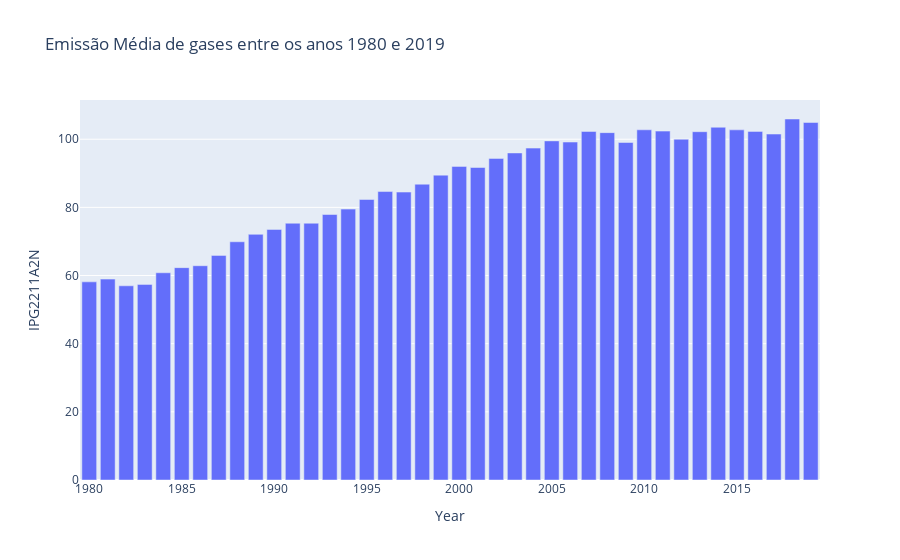

Notebook cell for this chart:
### Markdown cell above
Questão 1

Dado o dataset gas.csv, carregue-o em um DataFrame e, em seguida:

1. Visualize suas cinco primeiras linhas e imprima suas colunas.

2. Obtenha a emissão mínima e máxima de gases ao longo de todo o período de observação.
3. Crie uma nova coluna no DataFrame que contenha apenas o ano (como int) presente na coluna DATE.
4. Faça um agrupamento no DataFrame com o intuito de obter qual foi o ano que apresentou, em média, uma emissão máxima de gases.
5. Crie um gráfico de barras que apresente a emissão média de gases entre os anos de 1980 e 2019.

### Code cell
import numpy as np
import pandas as pd
import plotly.express as px

df = pd.read_csv('./datasets_avaliacao/gas.csv')
print("1. Visualize suas cinco primeiras linhas e imprima suas colunas.")
print(df.head(5))

print(f"\nColunas: {df.columns.tolist()}\n")

print("Colunas info")
print(df.info())


print("\n2. Obtenha a emissão mínima e máxima de gases ao longo de todo o período de observação.")
print(f"Período de observação {df.DATE.min()} a {df.DATE.max()}:")
print(f"Valor mínimo: {df.IPG2211A2N.min()}")
print(f"Valor máximo: {df.IPG2211A2N.max()} ") 


print("\n3. Crie uma nova coluna no DataFrame que contenha apenas o ano (como int) presente na coluna DATE.")
# Criando coluna Year no dataframe
df["Year"] = pd.DatetimeIndex(df["DATE"]).year
print(f"Created column Year, datatype: {df.Year.dtype}")
print("")
print(df["Year"].head(5))

print("\n4. Faça um agrupamento no DataFrame com o intuito de obter qual foi o ano que apresentou, \nem média, uma emissão máxima de gases.")
dfa = df.groupby('Year').IPG2211A2N.mean().reset_index()
filtro = dfa.IPG2211A2N==dfa.IPG2211A2N.max()
print(dfa[filtro].to_string(index=False))

print("\n5. Crie um gráfico de barras que apresente a emissão média de gases entre os anos de 1980 e 2019.")
year_min = 1980
year_max = 2019
filtro = (df["Year"] >= year_min) & (df["Year"] <= year_max)
df[filtro].groupby('Year').IPG2211A2N.mean()

dfbar=df[filtro].groupby('Year').IPG2211A2N.mean().reset_index()
fig = px.bar(dfbar, 
             x="Year", 
             y="IPG2211A2N", 
             title = f'Emissão Média de gases entre os anos {year_min} e {year_max}'
            )
fig.show()

### Figure 1 — Plotly figure (JSON) as saved in the notebook; plotly's stock layout.template omitted (floating-point values rounded to 4 significant figures)
{"data": [{"alignmentgroup": "True", "hovertemplate": "Year=%{x}<br>IPG2211A2N=%{y}<extra></extra>", "legendgroup": "", "marker": {"color": "#636efa", "pattern": {"shape": ""}}, "name": "", "offsetgroup": "", "orientation": "v", "showlegend": false, "textposition": "auto", "type": "bar", "x": [1980, 1981, 1982, 1983, 1984, 1985, 1986, 1987, 1988, 1989, 1990, 1991, 1992, 1993, 1994, 1995, 1996, 1997, 1998, 1999, 2000, 2001, 2002, 2003, 2004, 2005, 2006, 2007, 2008, 2009, 2010, 2011, 2012, 2013, 2014, 2015, 2016, 2017, 2018, 2019], "xaxis": "x", "y": [58.14, 58.95, 56.98, 57.4, 60.81, 62.32, 62.87, 65.91, 69.9, 72.09, 73.53, 75.35, 75.35, 77.91, 79.49, 82.31, 84.64, 84.49, 86.8, 89.46, 92.03, 91.7, 94.37, 95.97, 97.39, 99.51, 99.17, 102.3, 101.9, 99.03, 102.8, 102.4, 100.0, 102.2, 103.5, 102.7, 102.3, 101.5, 105.9, 104.9], "yaxis": "y"}], "layout": {"barmode": "relative", "legend": {"tracegroupgap": 0}, "title": {"text": "Emissão Média de gases entre os anos 1980 e 2019"}, "xaxis": {"anchor": "y", "domain": [0, 1], "title": {"text": "Year"}}, "yaxis": {"anchor": "x", "domain": [0, 1], "title": {"text": "IPG2211A2N"}}}}
